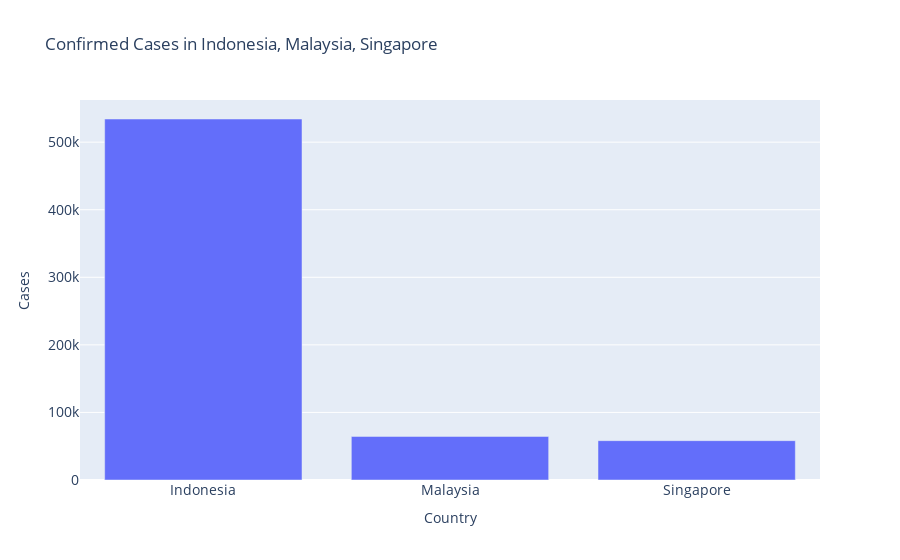

The code cell stored with this chart in its notebook:
### Code cell
fig = go.Figure()

fig.add_trace(
    go.Bar(
        x=['Indonesia', 'Malaysia', 'Singapore'],
        y=[
            asia_confirm['Indonesia'].sum(),
            asia_confirm['Malaysia'].sum(),
            asia_confirm['Singapore'].sum()
        ],
    ))

fig.update_layout(
    title_text="Confirmed Cases in Indonesia, Malaysia, Singapore",
    yaxis=dict(title='Cases',
               titlefont_size=14,
               tickfont_size=14),
    xaxis=dict(title='Country',
               titlefont_size=14,
               tickfont_size=14))

fig.update_yaxes(automargin=True)

fig.show()

### Figure 1 — Plotly figure (JSON) as saved in the notebook; plotly's stock layout.template omitted (floating-point values rounded to 4 significant figures)
{"data": [{"type": "bar", "x": ["Indonesia", "Malaysia", "Singapore"], "y": [534266, 64485, 58213]}], "layout": {"title": {"text": "Confirmed Cases in Indonesia, Malaysia, Singapore"}, "xaxis": {"tickfont": {"size": 14}, "title": {"font": {"size": 14}, "text": "Country"}}, "yaxis": {"automargin": true, "tickfont": {"size": 14}, "title": {"font": {"size": 14}, "text": "Cases"}}}}
